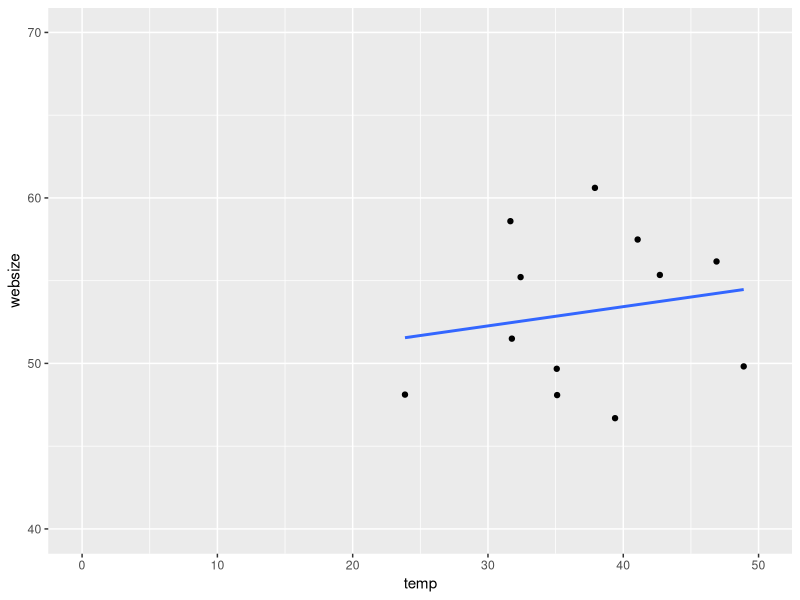
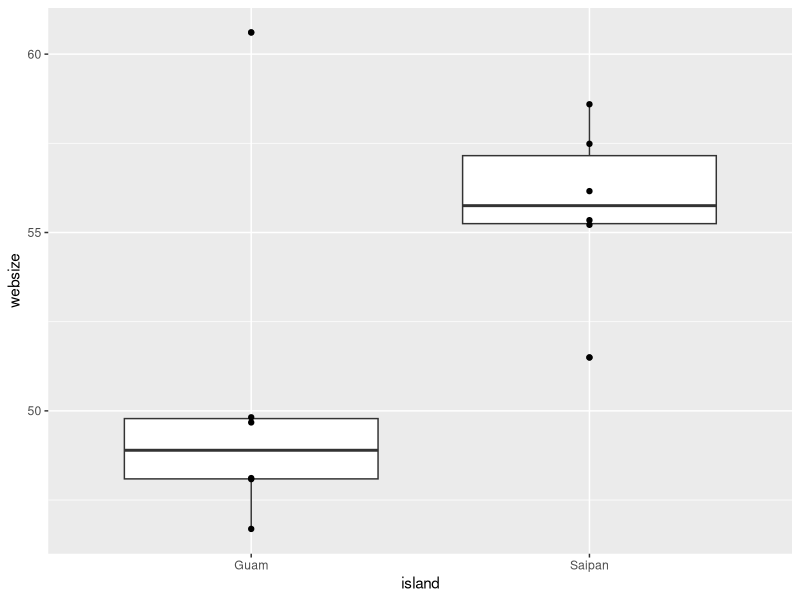
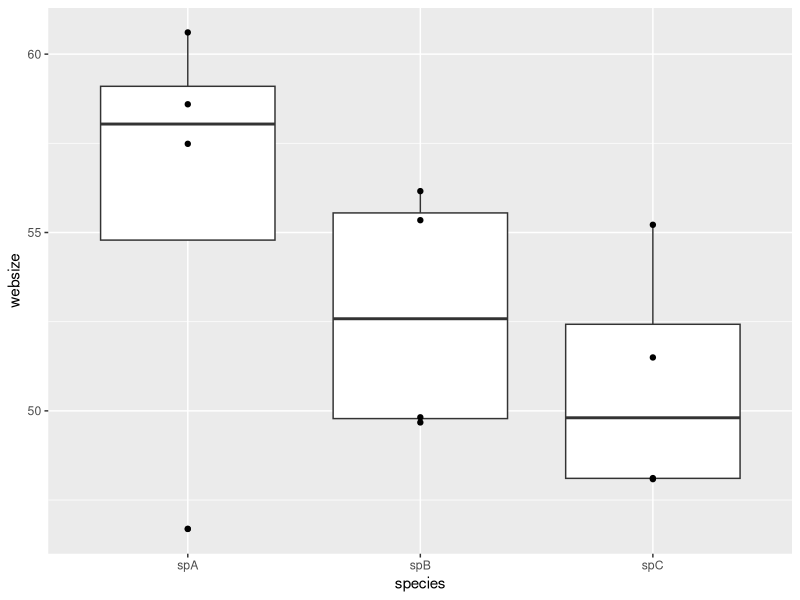
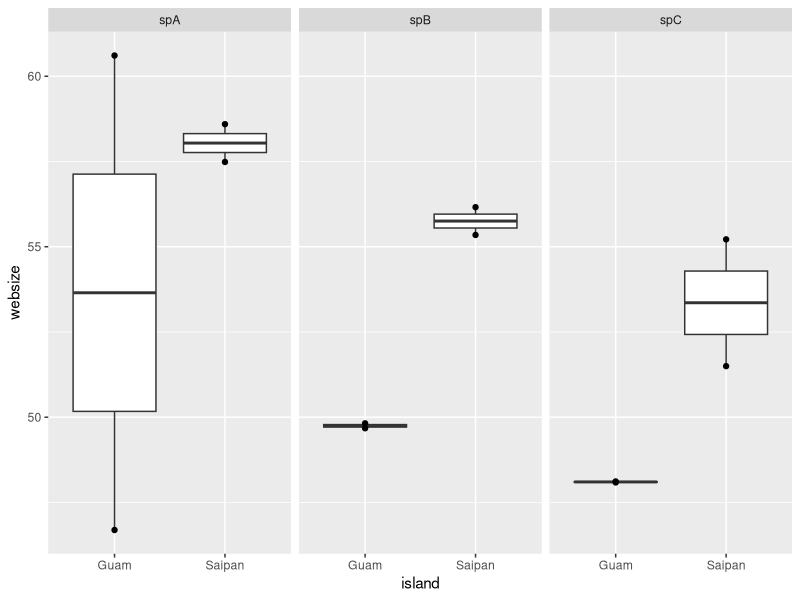

Recreate these plots in R, in order.
# EEOB590A 
# Learning about model matrices/design matrices ------

library(lme4)
library(tidyverse)

# 1. Create dataset ------
set.seed(14)
spidex <- tibble(
    species = rep(c("spA", "spB", "spC"), each = 4), 
    island = rep(c("Guam", "Saipan"), times = 6), 
    websize = rnorm(12, mean = 50, sd = 5), 
    temp = rnorm(12, mean = 34, sd = 8))

view(spidex)

# 2. Example 1: Linear regression -------

spidmod1 <- lm(websize ~ temp, data = spidex)

model.matrix(spidmod1)

summary(spidmod1)

ggplot(spidex, aes(temp, websize)) +
  geom_point() + 
  geom_smooth(method = "lm", se = FALSE) +
  xlim(0,50) +
  ylim(40,70)

# 3. Example 2: T-test ---------

spidmod2 <- lm(websize ~ island, data = spidex)

model.matrix(spidmod2)

summary(spidmod2)

ggplot(spidex, aes(island, websize)) +
  geom_boxplot()+
  geom_point()

# 4. Example 3: Anova ----------

spidmod3 <- lm(websize ~ species, data = spidex) # automatically compares to 
# species a bc that's the order the levels are in. would need to change order of 
# levels to compare to species b or c. 

model.matrix(spidmod3)

summary(spidmod3) # tells if significantly different than species a

ggplot(spidex, aes(species, websize)) +
  geom_boxplot()+
  geom_point()

# 5. Example 4: Two-way anova with interaction ---------

spidmod4 <- lm(websize ~ island * species, data = spidex)

model.matrix(spidmod4)

summary(spidmod4)

ggplot(spidex, aes(island, websize)) +
  geom_boxplot() +
  geom_point() +
  facet_grid(.~species)

# 6. Example 5: Linear mixed effects ------------

# this is adding in a random effect (species here)
# note lmer not lm - this is using lme4 package
# no p-value in lme4 - need to do post hoc analysis if you want that
# generally need to just use confidence intervals instead (different from zero?)

spidmod5 <- lmer(websize ~ island + (1|species), data = spidex)

model.matrix(spidmod5)

summary(spidmod5)
confint(spidmod5)

